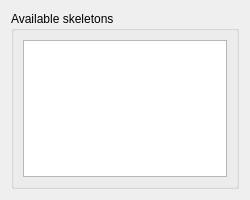
<?xml version="1.0" encoding="UTF-8"?>
<ui version="4.0">
 <class>SkeletonList</class>
 <widget class="QWidget" name="SkeletonList">
  <property name="geometry">
   <rect>
    <x>0</x>
    <y>0</y>
    <width>250</width>
    <height>200</height>
   </rect>
  </property>
  <property name="minimumSize">
   <size>
    <width>250</width>
    <height>124</height>
   </size>
  </property>
  <property name="windowTitle">
   <string>Form</string>
  </property>
  <layout class="QGridLayout" name="gridLayout">
   <item row="0" column="0">
    <widget class="QGroupBox" name="groupBox">
     <property name="title">
      <string>Available skeletons</string>
     </property>
     <layout class="QGridLayout" name="gridLayout_2">
      <item row="0" column="0">
       <widget class="QListView" name="skeleton_listview"/>
      </item>
     </layout>
    </widget>
   </item>
  </layout>
 </widget>
 <resources/>
 <connections/>
</ui>
